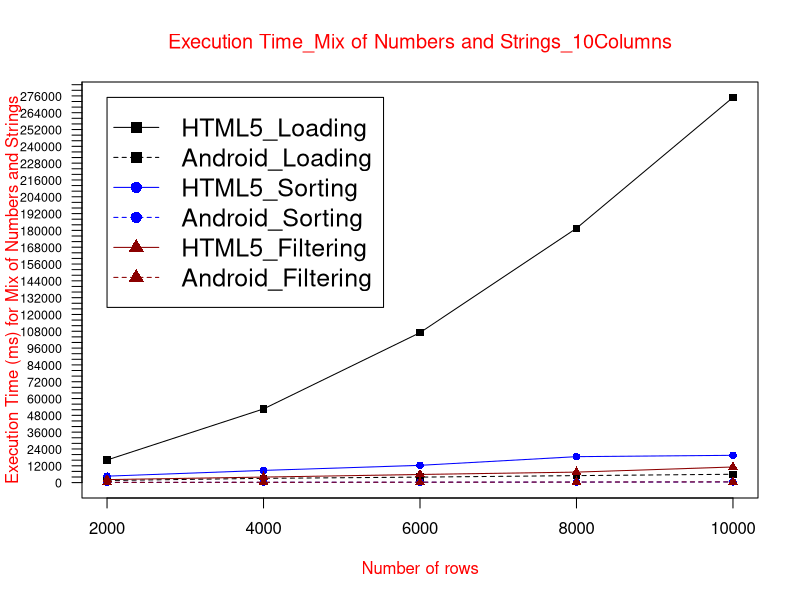

The R source for this figure:
data <- read.table("ETmix10col.txt", header = TRUE)

max_y <- max(data)
plot_colors <- c("black", "blue", "red4")
png(filename="ETmix10Col.png", height = 1000, width = 1450, bg = "white")
plot(data$HTML5_Loading, type = "o", col = plot_colors[1], pch=15,  ylim=c(0,max_y), axes=FALSE, ann=FALSE)
axis(1, at=1:5, lab=c("2000", "4000", "6000", "8000", "10000"))
axis(2, las=1, at=4000*0:max_y, cex.axis = 0.75)

box()
lines(data$Android_Loading, type="o", pch=15, lty=2, col=plot_colors[1])
lines(data$HTML5_Sorting, type="o", pch=16, lty=1,  col=plot_colors[2])
lines(data$Android_Sorting, type="o", pch=16, lty=2,  col=plot_colors[2])   
lines(data$HTML5_Filtering, type="o", pch=17, lty=1, col=plot_colors[3])
lines(data$Android_Filtering, type="o", pch=17, lty=2,   col=plot_colors[3])

title(main="Execution Time_Mix of Numbers and Strings_10Columns", col.main="red", font.main=6)
title(xlab= "Number of rows", col.lab="red")
title(ylab= "Execution Time (ms) for Mix of Numbers and Strings", col.lab="red")
legend(1, max_y, names(data), cex=1.5, col=c("black", "black","blue", "blue","red4","red4"), pch=c(15,15,16,16,17,17), lty=c(1,2,1,2,1,2));

dev.off()
